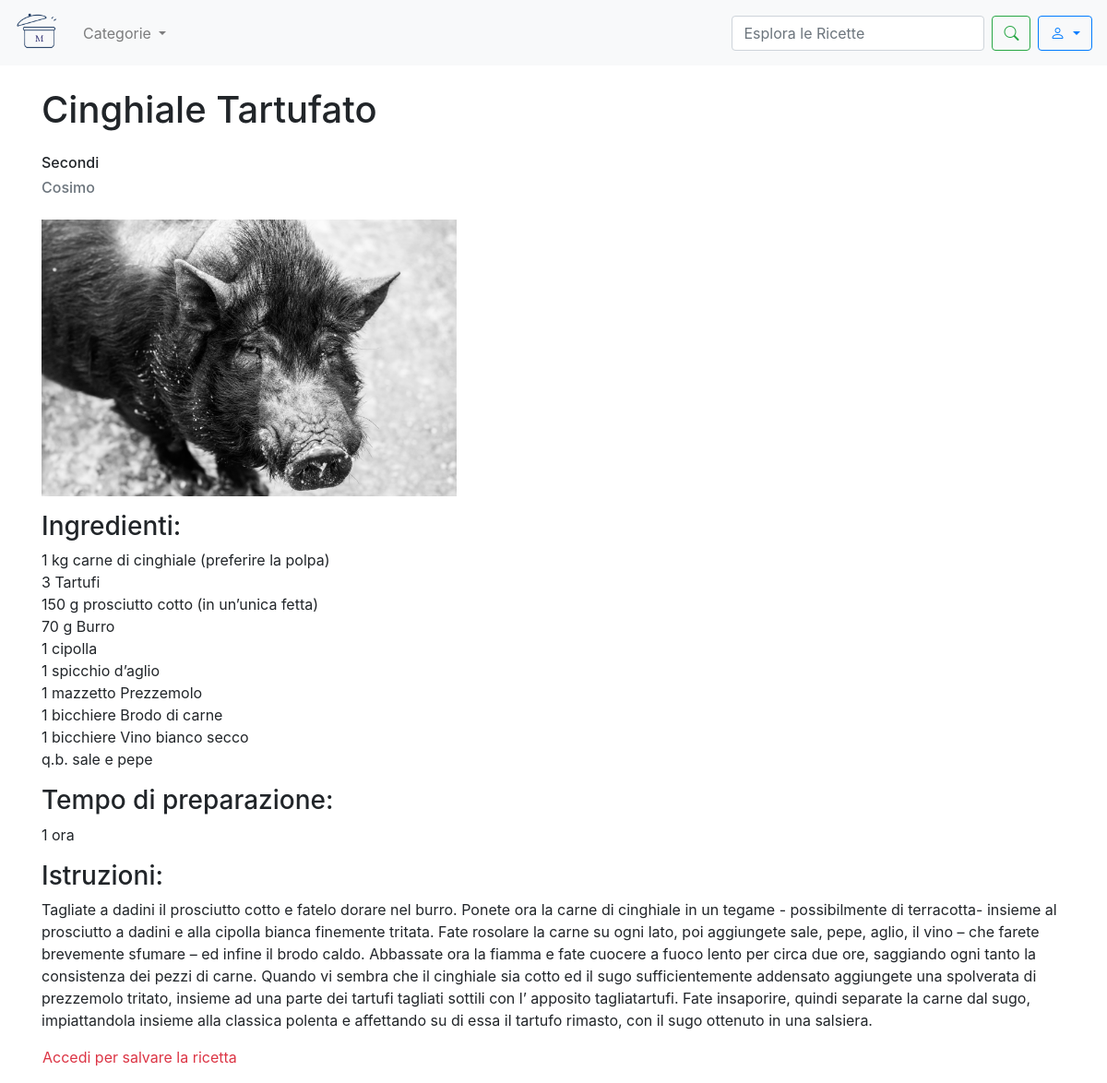
The app's page /recipe/20/, older data.
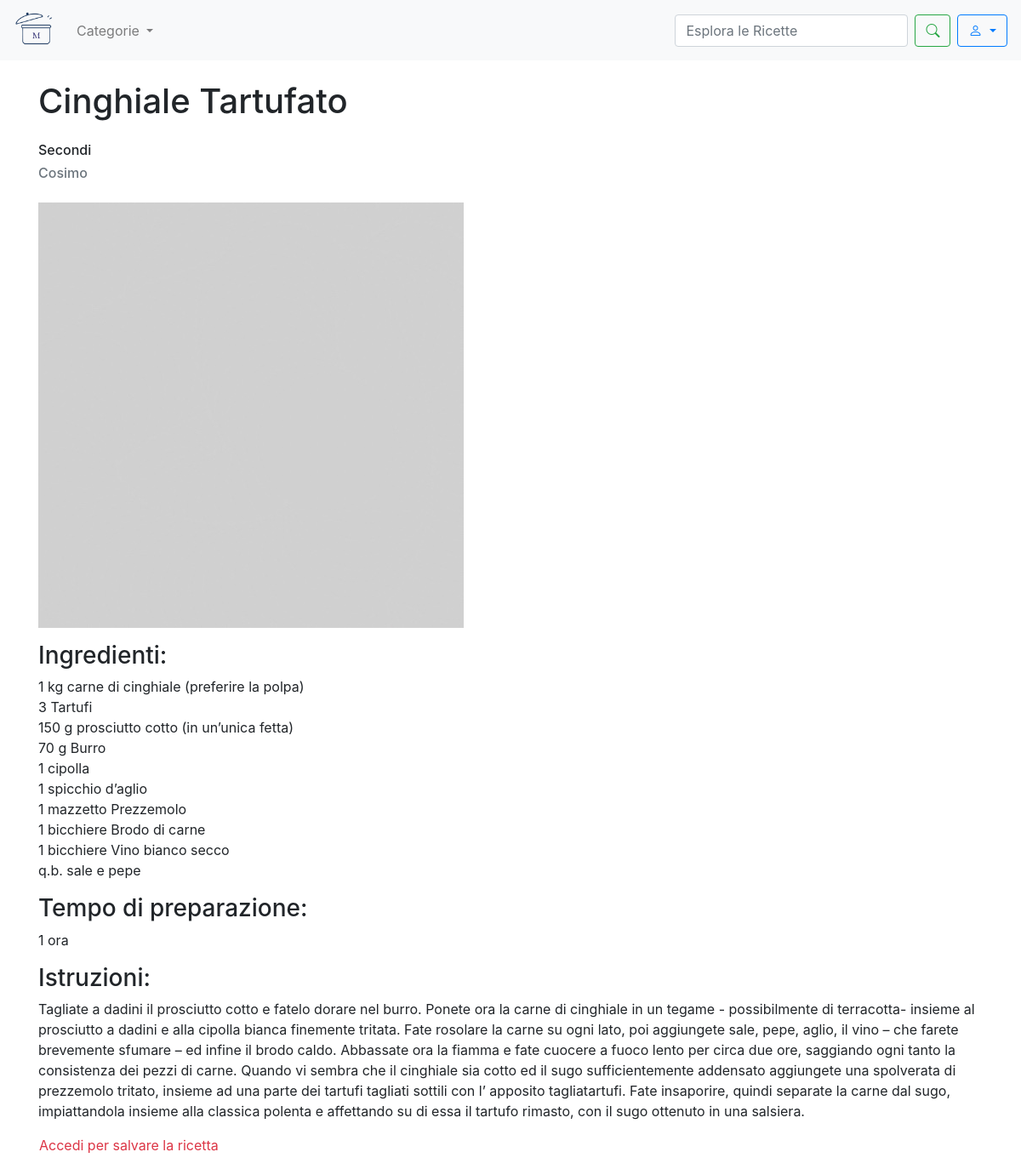
The same page, newer data.
### sito/models.py (models this page shows, shortened)
class Recipe(models.Model):
    title = models.CharField(max_length=200)
    photo = models.ImageField(upload_to='recipes_photos/', blank=True, null=True)
    preparationtime = models.CharField(help_text="Totale tempo di preparazione (es: 1 hour 30 minutes)", max_length=200,
                                       blank=True, null=True)
    category = models.ForeignKey(Category, on_delete=models.CASCADE)
    user = models.ForeignKey('CustomUser', on_delete=models.CASCADE)
    ingredients = models.TextField()
    instructions = models.TextField()

class Category(models.Model):
    name = models.CharField(max_length=100)
    def __str__(self):
        return self.name

class CustomUser(AbstractUser):
    profile_image = models.ImageField(upload_to='profile_images/', blank=True, null=True)
    def __str__(self):
        return self.username

### sito/views.py (the view)
# urls.py: path('recipe/<int:id>/', recipe_detail, name='recipe_detail'),
def recipe_detail(request, id):
    recipe = get_object_or_404(Recipe, id=id)
    return render(request, 'recipe_detail.html', {'recipe': recipe})

### template/recipe_detail.html (shortened to what this page needs)
<!DOCTYPE html>
{% load static %}
<html lang="en">
<head>
    <link rel="stylesheet" href="https://maxcdn.bootstrapcdn.com/bootstrap/4.5.2/css/bootstrap.min.css">
    <link rel="stylesheet" href="https://cdn.jsdelivr.net/npm/bootstrap-icons/font/bootstrap-icons.css">
</head>
<body>
    <nav class="navbar navbar-expand-lg navbar-light bg-light">
         <a class="navbar-brand" href="{% url 'homepage' %}">
            <img src="{% static 'images/logo.png' %}" alt="Logo" class="d-inline-block align-top" style="width: 50px">
        </a>
            <ul class="navbar-nav mr-auto">
                <li class="nav-item dropdown">
                  <div class="nav-link dropdown-toggle" role="button" data-toggle="dropdown" aria-expanded="false" id="CategoryDropdown">
                    Categorie
                  </div>
                </li>
            </ul>
            <form class="form-inline my-2 my-lg-0" method="GET" action="{% url 'search' %}">
                <input class="form-control mr-sm-2" type="search" name ="q" placeholder="Esplora le Ricette" aria-label="Search">
                <button class="btn btn-outline-success my-2 my-sm-0" type="submit"><i class="bi bi-search"></i></button>
            </form>
            <div class="dropdown ml-2">
                <button class="btn btn-outline-primary dropdown-toggle" type="button" id="userDropdown" data-toggle="dropdown" aria-haspopup="true" aria-expanded="false">
                    <i class="bi bi-person"></i>
                </button>
            </div>
    </nav>
    <div class="container">
        <h1 class="my-4">{{ recipe.title }}</h1>
        <h6>{{recipe.category}}</h6>
        {% if user.is_authenticated %}
            {% if recipe.user.username != user.username%}
        <h6><a class="text-secondary text-decoration-none" href="{% url 'user_profile' recipe.user.id %}">{{recipe.user}}</a></h6>
            {% endif %}
        {% else %}
            <h6><a class="text-secondary text-decoration-none" href="{% url 'user_profile' recipe.user.id %}">{{recipe.user}}</a></h6>
        {% endif %}
        {% if recipe.photo %}
            <img src=" {{ recipe.photo.url }} " class="img-fluid rounded-start my-3" alt="foto ricetta" style="max-height: 300px; width: auto">
        {% else %}
            <img src="{% static 'images/defaultrecipe.jpg' %}" class="img-fluid rounded-start my-3" alt="foto ricetta">
        {% endif %}
        <h3>Ingredienti:</h3>
        <p>{{ recipe.ingredients|linebreaksbr }}</p>
        <h3>Tempo di preparazione:</h3>
        <p>{{ recipe.preparationtime }}</p>
        <h3>Istruzioni:</h3>
        <p>{{ recipe.instructions|linebreaksbr }}</p>
        <div class="row ">
         {% if user.is_authenticated %}
            {% if recipe.user.username != user.username%}
                <button id="toggle-save-recipe-button" class="btn btn-light my-4 mx-2" data-recipe-id="{{ recipe.id }}">
                    <i class="bi bi-bookmark-heart"></i>
                </button>
                <div class="mt-3" id="message-container"></div>
            {% else %}
                <a href="{% url 'modifica_ricetta' recipe.id %}" class="btn btn-primary my-4 mx-2">Modifica Ricetta</a>
                <a class="btn btn-danger my-4 mx-2" onclick="confirmDelete();">Elimina Ricetta</a>
                <form id="delete-form" action="{% url 'delete_recipe' recipe.id %}" method="post" style="display:none;">
                {% csrf_token %}
                </form>
            {% endif %}
         {% else%}
            <p class="text-danger mx-3"><a class="text-danger" href="{% url 'mylogin' %}">Accedi </a> per salvare la ricetta</p>
         {% endif %}
         </div>
    </div>
</body>
</html>

Row changes from the older to the newer data that the page shows:
changed Recipe "Cinghiale Tartufato": photo: picture removed
